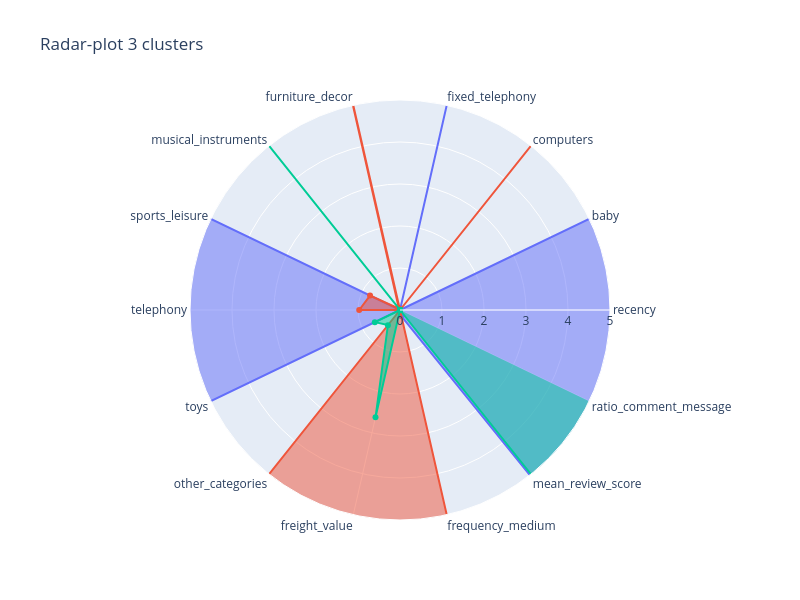

Notebook code for this chart:
### Code cell
plot_clusters_radar(centroid_normalized_cha)

### Figure 1 — Plotly figure (JSON) as saved in the notebook; plotly's stock layout.template omitted (floating-point values rounded to 4 significant figures)
{"data": [{"fill": "toself", "name": "Cluster 0", "r": [10, 10, 0, 10, 0, 0, 10.0, 10, 10.0, 0, 0, 0.155, 10, 10], "theta": ["recency", "baby", "computers", "fixed_telephony", "furniture_decor", "musical_instruments", "sports_leisure", "telephony", "toys", "other_categories", "freight_value", "frequency_medium", "mean_review_score", "ratio_comment_message"], "type": "scatterpolar"}, {"fill": "toself", "name": "Cluster 1", "r": [0, 0, 10, 0, 10, 0.03844, 0.791, 0.9713, 0, 10.0, 10, 10, 0, 0], "theta": ["recency", "baby", "computers", "fixed_telephony", "furniture_decor", "musical_instruments", "sports_leisure", "telephony", "toys", "other_categories", "freight_value", "frequency_medium", "mean_review_score", "ratio_comment_message"], "type": "scatterpolar"}, {"fill": "toself", "name": "Cluster 2", "r": [0, 0, 1.388e-17, 0, 0, 10, 0, 0, 0.6663, 0.4607, 2.622, 0, 5.559, 6.768], "theta": ["recency", "baby", "computers", "fixed_telephony", "furniture_decor", "musical_instruments", "sports_leisure", "telephony", "toys", "other_categories", "freight_value", "frequency_medium", "mean_review_score", "ratio_comment_message"], "type": "scatterpolar"}], "layout": {"height": 600, "polar": {"radialaxis": {"range": [0, 5], "visible": true}}, "showlegend": false, "title": {"text": "Radar-plot 3 clusters"}, "width": 800}}
